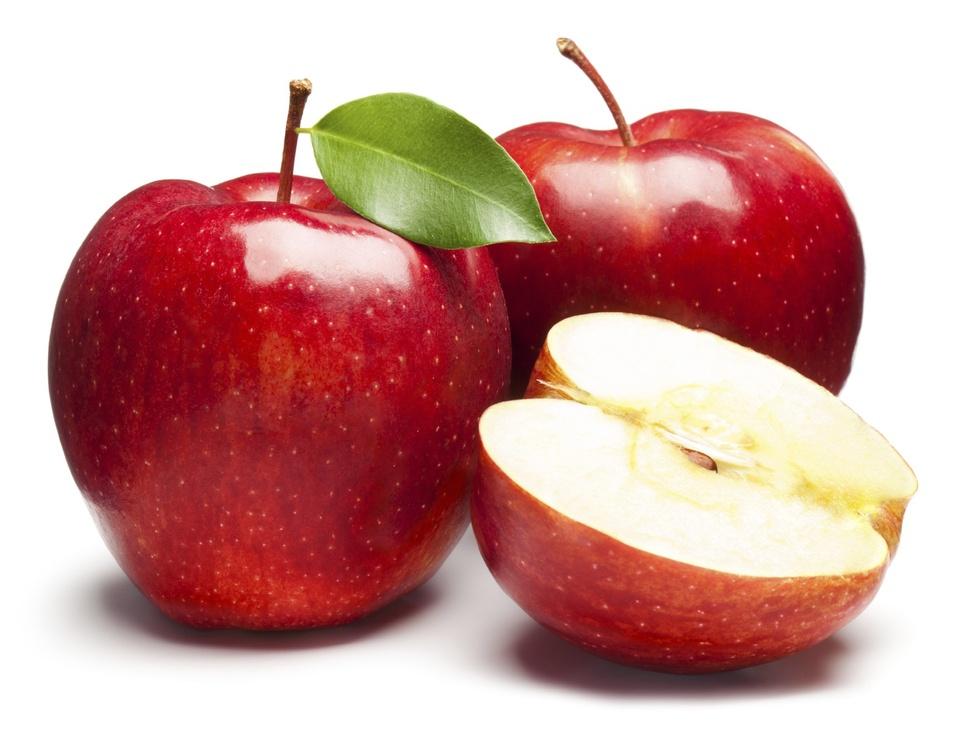
#> input picture Datatest/apel.jpg, 967 x 730 px, shrunk from 1595 x 1204 before the run, given in place of the camera
$ python 'Morphological Transformations.py'
#> lines starting #> are read from the running program, lines starting #| are printed output that depends on the picture; after the words box and inside, x2 and y2 are one past the last pixel; in counts of white or black regions, pixels touching at a corner belong together
import cv2
import numpy as np

cap = cv2.VideoCapture(0)

while True:
    _, frame = cap.read()
#> frame is the input picture: shape (730, 967, 3); mean B, G, R 153.3, 157.5, 204.7
    hsv = cv2.cvtColor(frame, cv2.COLOR_BGR2HSV)
#> hsv: shape (730, 967, 3); mean H, S, V 59.7, 92.3, 205.5

    #hsv hue sat value
    lower_red = np.array([16,80,80])
    upper_red = np.array([80,255,255])

    #process
    mask = cv2.inRange(hsv, lower_red, upper_red)
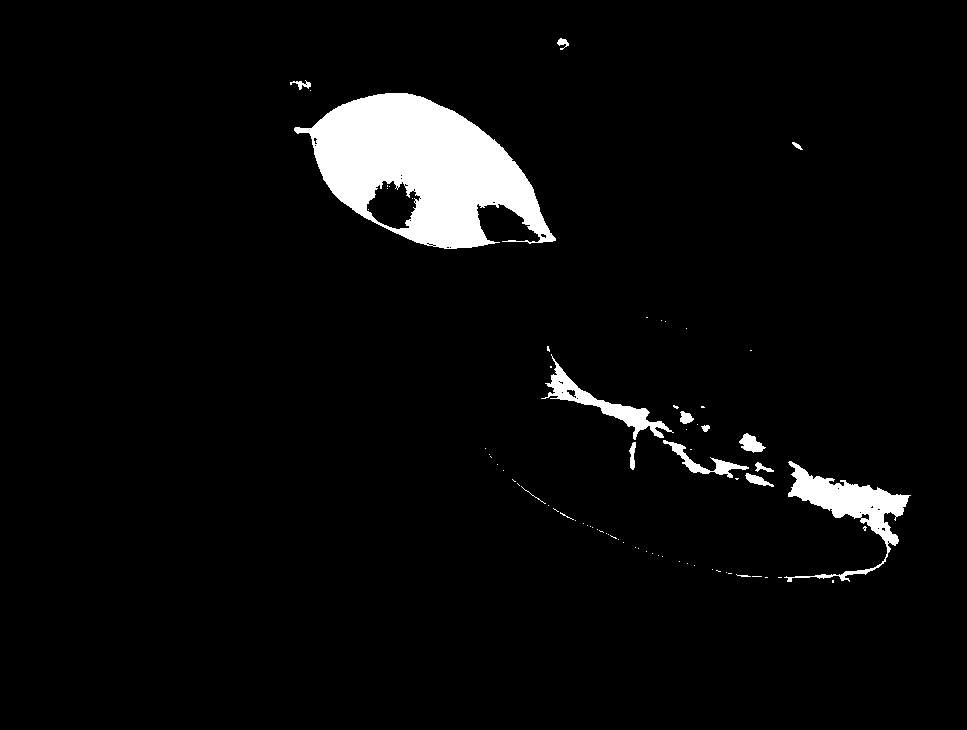
#> mask: shape (730, 967); 4.3% white; 74 white regions (59 under 20 px), largest, box (x1, y1, x2, y2) and area: (294, 93, 556, 249) 22434, (784, 461, 911, 582) 4118, (541, 354, 674, 440) 1952
    res = cv2.bitwise_and(frame, frame, mask = mask)
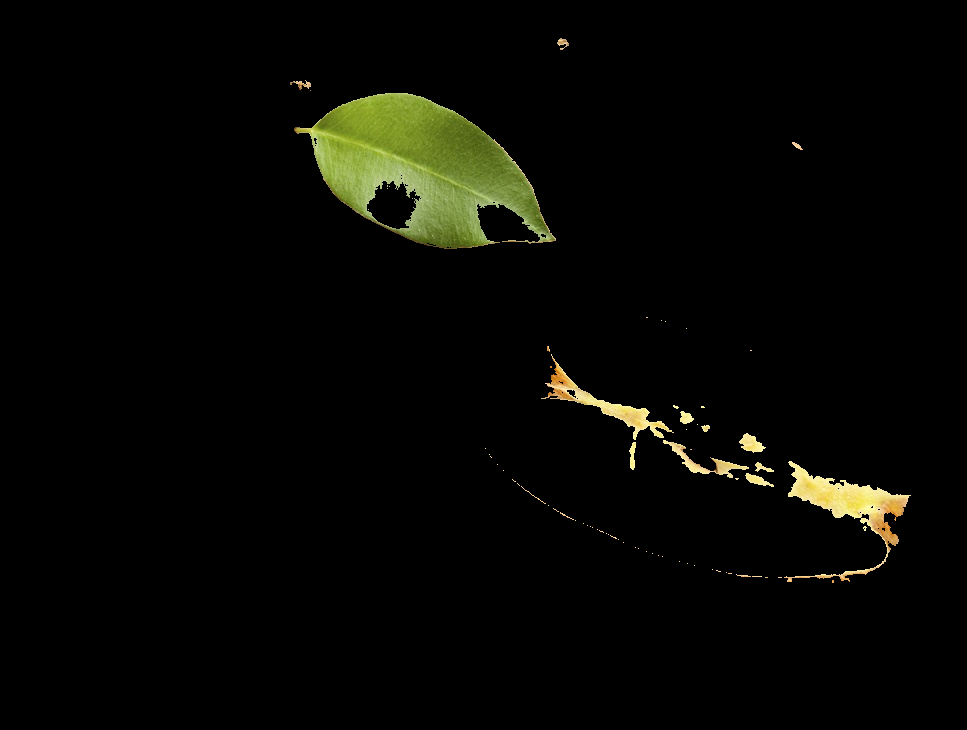
#> res: shape (730, 967, 3); mean B, G, R 3.4, 7.3, 6.9

    kernel = np.ones((5,5),np.uint8)
    erosion = cv2.erode(mask, kernel, iterations = 1)
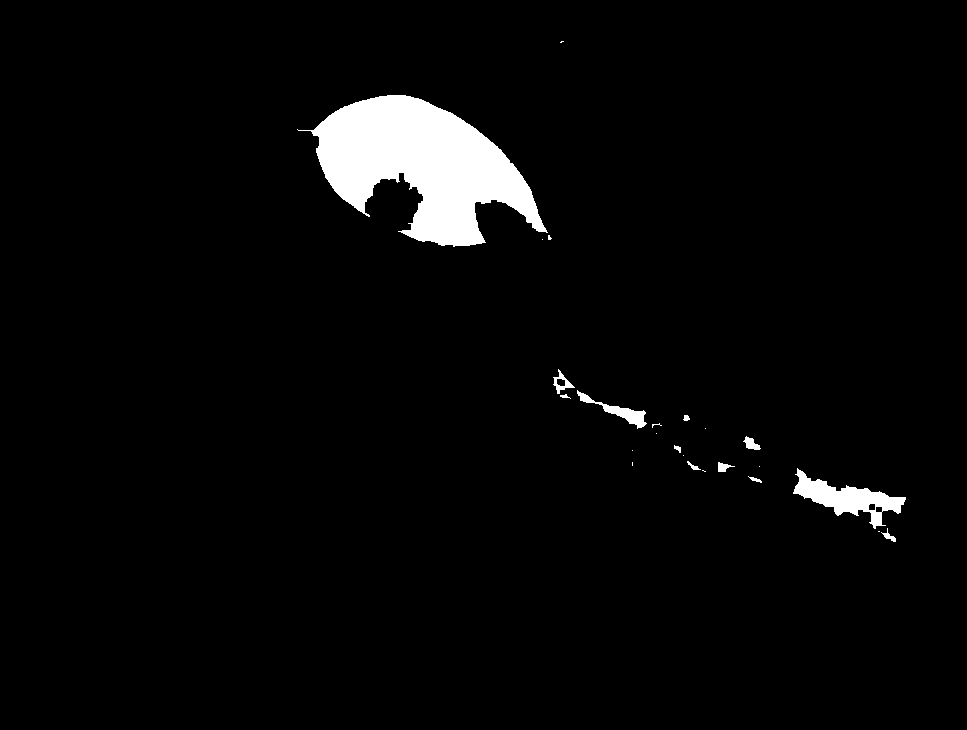
#> erosion: shape (730, 967); 3.3% white; 24 white regions (12 under 20 px), largest, box (x1, y1, x2, y2) and area: (297, 95, 548, 247) 19784, (793, 468, 906, 529) 2415, (577, 390, 647, 429) 608
    dilation = cv2.dilate(mask, kernel, iterations = 1)
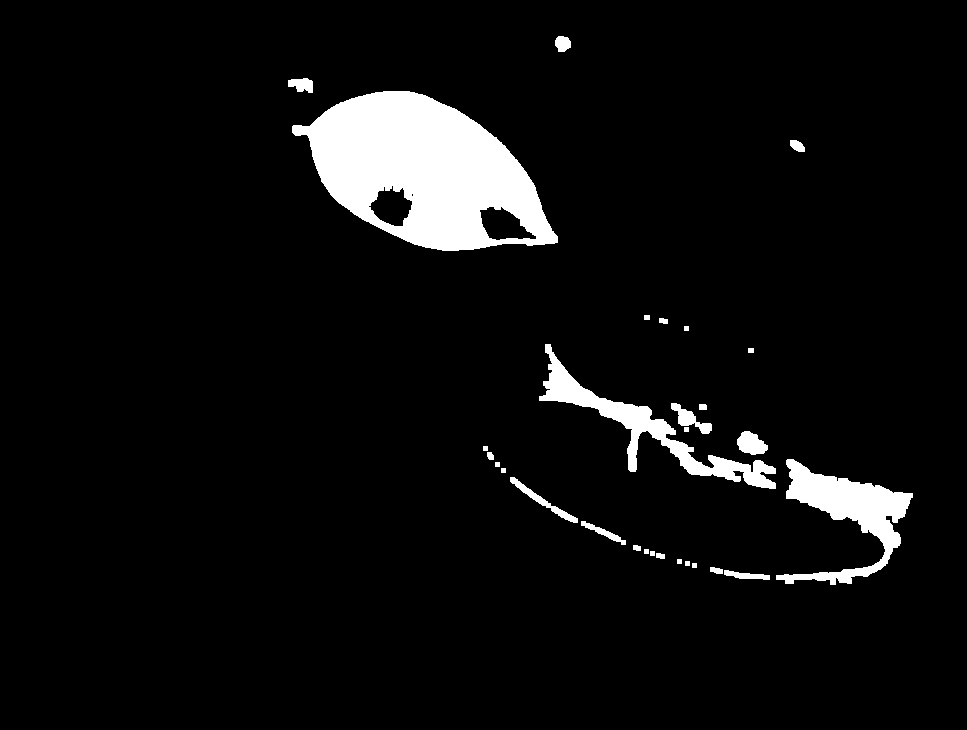
#> dilation: shape (730, 967); 5.6% white; 29 white regions, largest, box (x1, y1, x2, y2) and area: (292, 91, 558, 251) 25162, (776, 459, 913, 585) 6036, (539, 344, 776, 489) 5455
    opening = cv2.morphologyEx(mask, cv2.MORPH_OPEN, kernel)
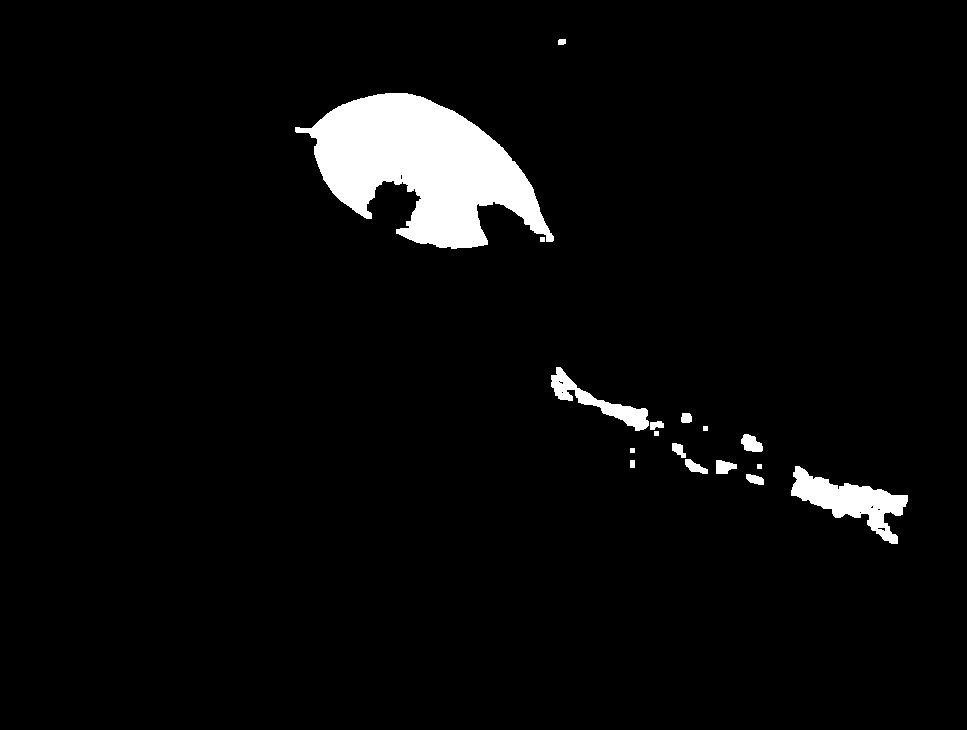
#> opening: shape (730, 967); 4% white; 17 white regions, largest, box (x1, y1, x2, y2) and area: (295, 93, 554, 249) 22026, (791, 466, 908, 544) 3544, (551, 367, 649, 431) 1598
    closing = cv2.morphologyEx(mask, cv2.MORPH_CLOSE, kernel)
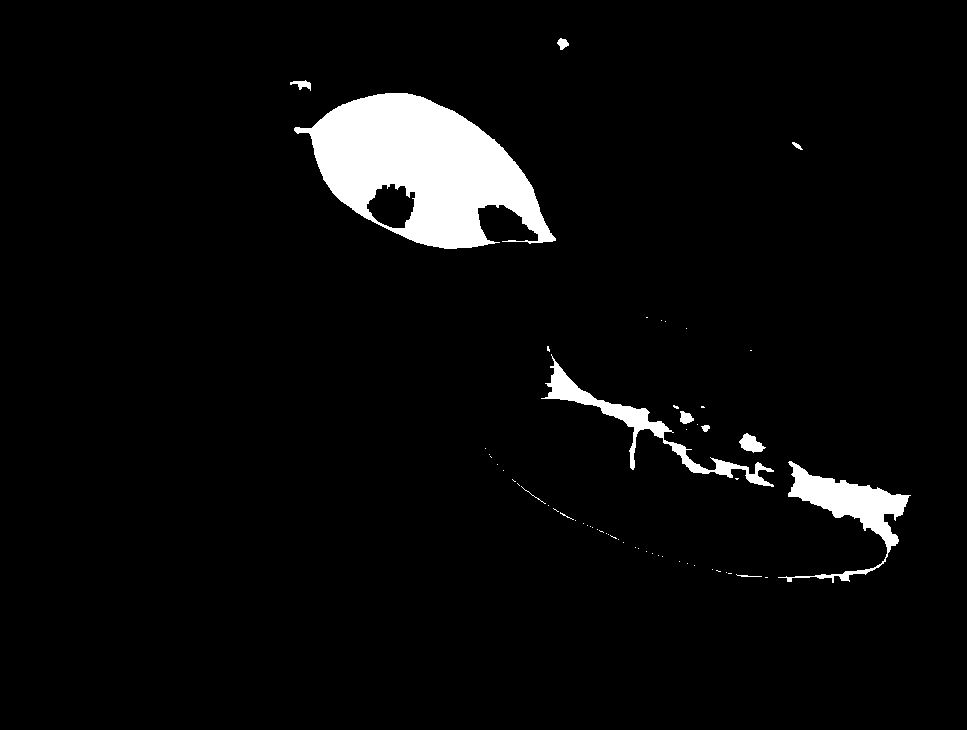
#> closing: shape (730, 967); 4.4% white; 58 white regions (47 under 20 px), largest, box (x1, y1, x2, y2) and area: (294, 93, 556, 249) 22658, (778, 461, 911, 583) 4360, (541, 354, 774, 487) 3298

    #showing
    cv2.imshow('frame', frame)
    #cv2.imshow('mask',mask)
    cv2.imshow('res',res)
    #cv2.imshow('erosion',erosion)
    #cv2.imshow('dilation',dilation)
    cv2.imshow('opening',opening)
    cv2.imshow('closing',closing)

    k = cv2.waitKey(5) & 0xFF
#> (key Esc is pressed here)
    if k == 27:
        break

cv2.destroyAllWindows()
cap.release()
